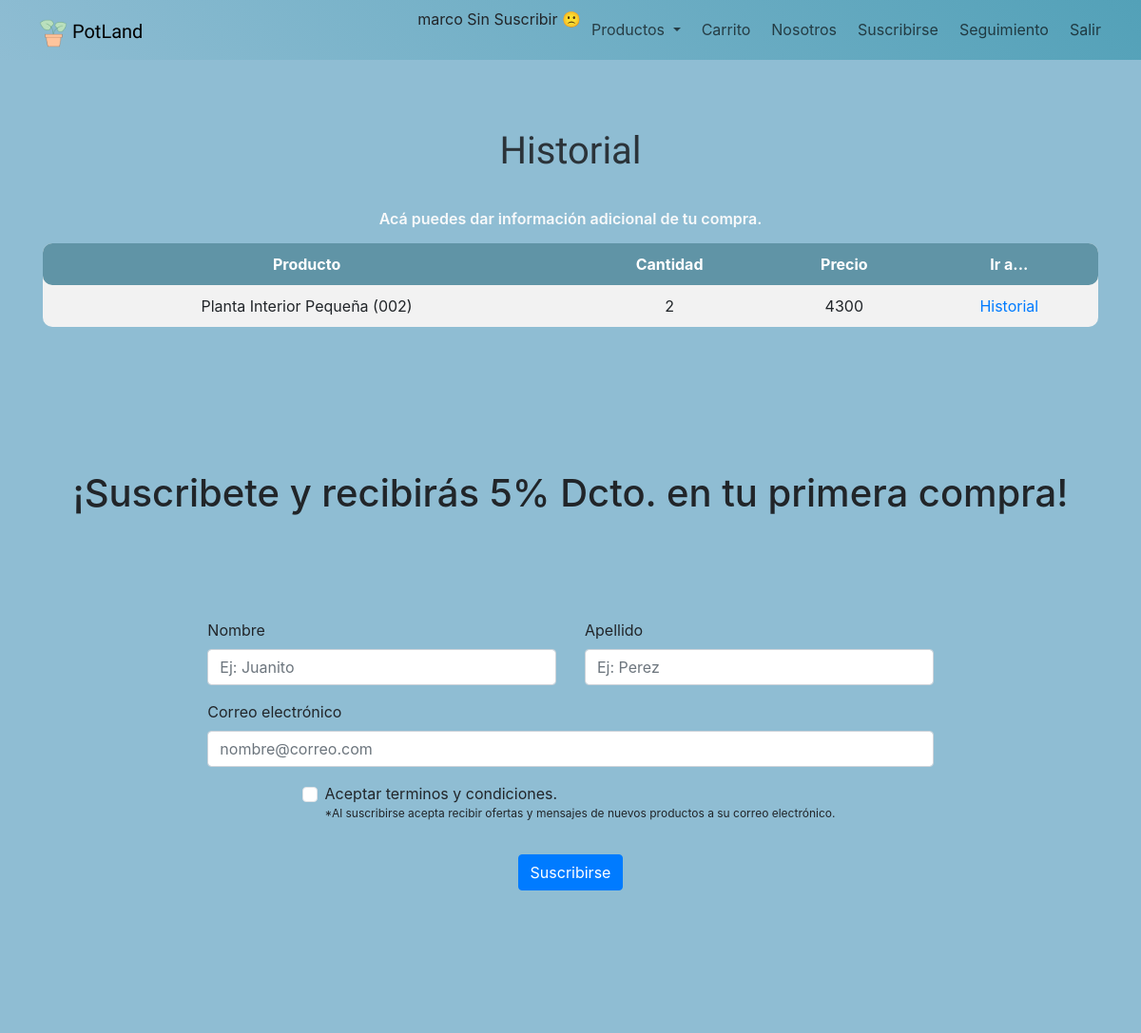
Screenshot of /detalle/4 (signed in) with the database file from the repository.
### core/models.py (models this page shows, shortened)
class DetalleVenta(models.Model):
    id = models.AutoField(primary_key=True)
    venta = models.ForeignKey(to=Venta, on_delete=models.CASCADE)
    producto = models.ForeignKey(to=Producto, on_delete=models.CASCADE)
    cantidad = models.IntegerField()
    precio = models.IntegerField()

class Producto(models.Model):
    codigo = models.CharField(max_length=4,primary_key=True)
    detalle = models.CharField(max_length=200)
    precio = models.IntegerField()
    stock = models.PositiveIntegerField()
    oferta = models.BooleanField()
    porcentaje_oferta = models.IntegerField(default=0)
    imagen = models.CharField(max_length=200)
    def __str__(self):
        return self.detalle + " (" + self.codigo + ")"

### core/views.py (the view)
# urls.py: path('detalle/<int:id>', detalle, name="detalle"),
def detalle(request, id):
    try:
        venta = Venta.objects.get(id=id)
        detalles = DetalleVenta.objects.filter(venta=venta)
    except Venta.DoesNotExist:
        detalles = None
    return render(request, "core/detalle.html", {"detalles": detalles})

### core/templates/core/detalle.html (shortened to what this page needs)
{% extends 'core/base-index.html' %}
{% load static %}
{% block css %}
<link rel="stylesheet" href="{% static 'css/products.css' %}"/>
{% endblock %}
{% block content %}
    <div class="products">
        <div class="container">
            <h1 class="lg-title">Historial</h1>
            <p class="text-light">Acá puedes dar información adicional de tu compra.</p>
            <table class="cart-table">
                <thead>
                    <tr>
                        <th>Producto</th>
                        <th>Cantidad</th>
                        <th>Precio</th>
                        <th>Ir a...</th>
                    </tr>
                </thead>
                <tbody>
                  {% for detalle in detalles %}
                      <tr>
                          <td>{{ detalle.producto }}</td>
                          <td>{{ detalle.cantidad }}</td>
                          <td>{{ detalle.precio }}</td>
                          <td><a href="{% url 'historial_compra' %}" class="custom-button">Historial</a></td>
                      </tr>
                  {% endfor %}
              </tbody>
            </table>
        </div>
    </div>
{% endblock %}

### core/templates/core/base-index.html (shortened to what this page needs)
{% load static %}
<!DOCTYPE html>
<html lang="en">
  <head>
    {% block css %}
    {% endblock %}
    <link
      rel="stylesheet"
      href="https://cdnjs.cloudflare.com/ajax/libs/font-awesome/6.3.0/css/all.min.css"
    />
    <link
      href="https://cdn.jsdelivr.net/npm/bootstrap@5.3.0-alpha2/dist/css/bootstrap.min.css"
      rel="stylesheet"
    />
    <link rel="stylesheet" href="https://stackpath.bootstrapcdn.com/bootstrap/4.3.1/css/bootstrap.min.css">
  </head>
    <body>
        <div class="header">
        <div class="menu-bar">
            <nav class="navbar navbar-expand-lg">
            <div class="container-fluid">
                <a class="navbar-brand" href="{% url 'home' %}"
                ><img src="{% static 'img/icons8-planta-en-maceta-40.png'%}" /> PotLand</a
                >
                <div class="collapse navbar-collapse" id="navbarNav">
                <ul class="navbar-nav ms-auto">
                    {% if user.is_authenticated and user.is_staff%}
                        {{user.username}}
                        {% if suscrito %}
                            Suscrito 🎖️
                        {% else %}
                            Sin Suscribir 🙁
                        {% endif %}
                        <li class="nav-item dropdown">
                            <a class="nav-link dropdown-toggle" href="#" role="button" data-bs-toggle="dropdown" aria-expanded="false">
                                Productos
                            </a>
                            <ul class="dropdown-menu">
                                <li>
                                    <a class="dropdown-item" href="{% url 'products' %}">Maceteros</a>
                                </li>
                                <li>
                                    <a class="dropdown-item" href="{% url 'tierra' %}">Tierra de Hojas</a>
                                </li>
                                <li>
                                    <a class="dropdown-item" href="{% url 'flores' %}">Flores</a>
                                </li>
                                <li>
                                    <a class="dropdown-item" href="{% url 'arbustos' %}">Arbustos</a>
                                </li>
                            </ul>
                            </li>
                            <li class="nav-item">
                                <a class="nav-link" href="{% url 'carrito' %}">Carrito</a>
                            </li>
                            <li class="nav-item">
                                <a class="nav-link" href="#scrollspyHeading2">Nosotros</a>
                            </li>
                            <li class="nav-item">
                                <a class="nav-link" href="{% url 'suscribir' %}">Suscribirse</a>
                            </li>
                            <li class="nav-item">
                                <a class="nav-link" href="{% url 'historial_compra' %}">Seguimiento</a>
                            </li>
                        <a class="nav-link" href="{% url 'logout' %}">Salir</a>
                        {% elif user.is_authenticated and not user.is_staff%}
                        {{user.username}}
                        {% if suscrito %}
                            Suscrito 🎖️
                        {% else %}
                            Sin Suscribir 🙁
                        {% endif %}
                        <li class="nav-item dropdown">
                            <a class="nav-link dropdown-toggle" href="#" role="button" data-bs-toggle="dropdown" aria-expanded="false">
                                Productos
                            </a>
                            </li>
                            <li class="nav-item">
                                <a class="nav-link" href="{% url 'carrito' %}">Carrito</a>
                            </li>
                            <li class="nav-item">
                                <a class="nav-link" href="#scrollspyHeading2">Nosotros</a>
                            </li>
                            <li class="nav-item">
                                <a class="nav-link" href="{% url 'suscribir' %}">Suscribirse</a>
                            </li>
                            <li class="nav-item">
                                <a class="nav-link" href="{% url 'historial_compra' %}">Seguimiento</a>
                            </li>
                        <a class="nav-link" href="{% url 'logout' %}">Salir</a>
                    {% endif %}
                </ul>
                </div>
            </div>
            </nav>
        </div>
        </div>
        {% block content %}
        {% endblock  %}
        <div id="footer">
            <div class="suscripcion">
                <h4 id="suscipcion-id" class="suscipcion-titulo">
                ¡Suscribete y recibirás 5% Dcto. en tu primera compra!
                </h4>
                <form class="row g-3">
                <div class="sus-nombre col-md-4">
                    <label for="validationDefault01" class="form-label">Nombre</label>
                    <input
                    type="text"
                    class="form-control"
                    id="validationDefault01"
                    value=""
                    placeholder="Ej: Juanito"
                    required
                    />
                </div>
                <div class="col-md-4">
                    <label for="validationDefault02" class="form-label">Apellido</label>
                    <input
                    type="text"
                    class="form-control"
                    id="validationDefault02"
                    value=""
                    placeholder="Ej: Perez"
                    required
                    />
                </div>
                <div class="col-md-6 col-lg-8">
                    <label for="validationDefault03" class="form-label">Correo electrónico</label>
                    <input type="text" class="form-control" id="validationDefault03" placeholder="nombre@correo.com" required/>
                </div>
                <div class="terminos">
                    <div class="form-check">
                    <input
                        class="form-check-input" type="checkbox" value="" id="invalidCheck2" required/>
                    <label class="form-check-label" for="invalidCheck2">
                        Aceptar terminos y condiciones.
                    </label>
                    <p class="terminos-desc">
                        *Al suscribirse acepta recibir ofertas y mensajes de nuevos
                        productos a su correo electrónico.
                    </p>
                    </div>
                </div>
                <div class="suscripcion-btn">
                    <button class="btn btn-primary" type="button" data-bs-target="#suscripcion-index" data-bs-toggle="modal">Suscribirse</button>
                </div>
                </form>
            </div>
        </div>
    </body>
</html>

### core/static/css/products.css (style rules this page uses)
* { margin: 0; padding: 0; box-sizing: border-box; }
body { font-family: 'Nunito', sans-serif; }
img { width: 100%; display: block; }
.container { width: 85vw; margin: 0 auto; }
.lg-title,.md-title,.sm-title { font-family: 'Satisfy', cursive; padding: 0.6rem 0; text-transform: capitalize; }
.lg-title { font-size: 2.5rem; font-weight: 500; text-align: center; padding: 1.3rem 0; opacity: 0.9; }
.text-light { font-size: 1rem; font-weight: 600; line-height: 1.5; opacity: 1; margin: 0.4rem 0; }
.products { background: #8fbdd3; padding: 3.2rem 0; }
.products .text-light { text-align: center; width: 70%; margin: 0.9rem auto; }
.menu-bar { background: linear-gradient(45deg, #8fbdd3, #53a1b8); }
.nav-link { font-size: 16px; margin: 3px; color: #FFFFFF; font-weight: 500; }
.navbar-brand { width: 150px; margin-top: 5px; margin-left: 10px; font-family: 'Satisfy', cursive; }
.navbar-brand > img { width: 30px; display: inline; }
@media screen and (min-width: 1200px) { .products .text-light { width: 50%; } }
#footer { background-color: #8fbdd3; }
.suscripcion .suscipcion-titulo { display: flex; padding: 100px 50px 100px 50px; justify-content: center; font-size: 40px; text-align: center; }
.suscripcion .row { display: flex; justify-content: center; }
.terminos { display: flex; justify-content: center; }
.suscripcion-btn { display: flex; justify-content: center; padding-bottom: 150px; }
.form-check .terminos-desc { font-size: 12px; }
@media screen and (min-width: 1100px) { .suscripcion { margin-left: 20px; margin-right: 20px; } }
.cart-table { width: 100%; border-collapse: collapse; background-color: #f2f2f2; border-radius: 10px; }
.cart-table thead { background-color: #6094a6; color: white; }
.cart-table th, .cart-table td { padding: 10px; text-align: center; }
.cart-table th:first-child, .cart-table td:first-child { border-top-left-radius: 10px; border-bottom-left-radius: 10px; }
.cart-table th:last-child, .cart-table td:last-child { border-top-right-radius: 10px; border-bottom-right-radius: 10px; }

### rows the page displays
DetalleVenta: producto "Planta Interior Pequeña (002)", cantidad "2", precio "4300"

### other values shown
{{ user.username }} "marco"
